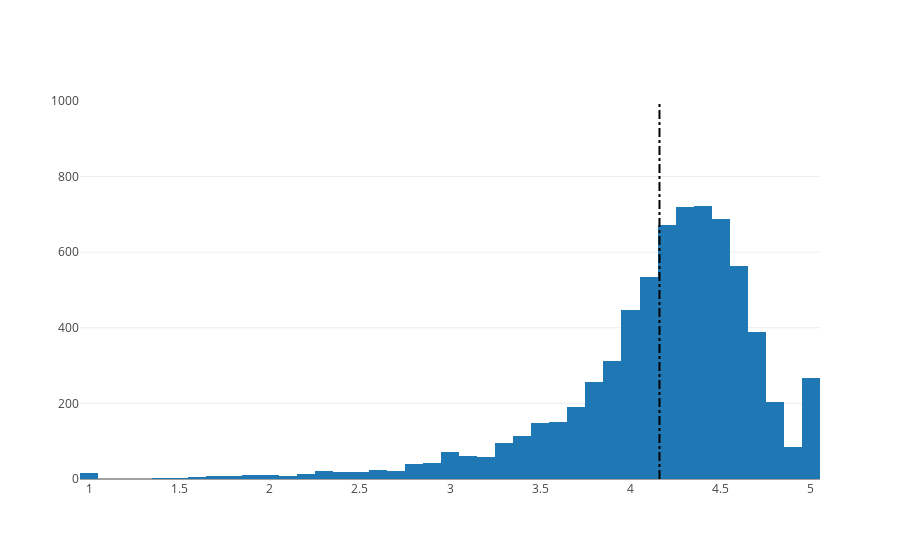

Notebook source saved alongside this figure:
### Markdown cell above
## 4. Distribution of app ratings
<p>After having witnessed the market share for each category of apps, let's see how all these apps perform on an average. App ratings (on a scale of 1 to 5) impact the discoverability, conversion of apps as well as the company's overall brand image. Ratings are a key performance indicator of an app.</p>
<p>From our research, we found that the average volume of ratings across all app categories is <code>4.17</code>. The histogram plot is skewed to the left indicating that the majority of the apps are highly rated with only a few exceptions in the low-rated apps.</p>

### Code cell
# Average rating of apps
avg_app_rating = apps['Rating'].mean()
print('Average app rating = ', avg_app_rating)

# Distribution of apps according to their ratings
data = [go.Histogram(
        x = apps['Rating']
)]

# Vertical dashed line to indicate the average app rating
layout = {'shapes': [{
              'type' :'line',
              'x0': avg_app_rating,
              'y0': 0,
              'x1': avg_app_rating,
              'y1': 1000,
              'line': { 'dash': 'dashdot'}
          }]
          }

plotly.offline.iplot({'data': data, 'layout': layout})

### Figure 1 — Plotly figure (JSON) as saved in the notebook; plotly's stock layout.template omitted (floating-point values rounded to 4 significant figures; data arrays with more than 128 entries replaced by an {"elided": "..."} marker saying what was removed)
{"data": [{"x": {"elided": "7021 float values"}, "type": "histogram", "uid": "4dc1c1b8-819b-409d-be9e-5f3f80f46777"}], "layout": {"shapes": [{"line": {"dash": "dashdot"}, "type": "line", "x0": 4.161, "x1": 4.161, "y0": 0, "y1": 1000}]}}
